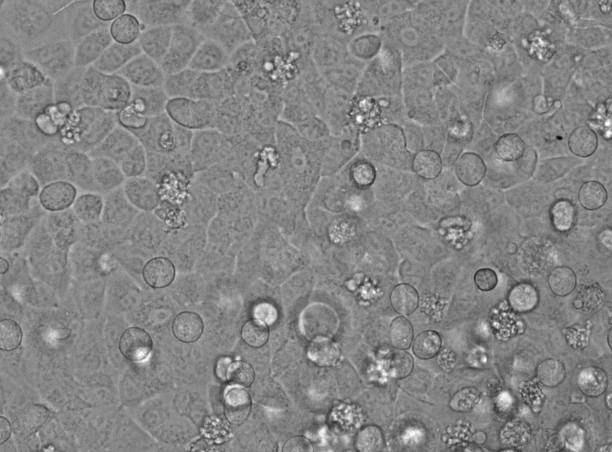
#> input picture Data/Kernels/C2_03_1_1_Bright Field_004.tif, 1224 x 904 px (shown at 1/2 size)
$ jupyter execute --allow-errors 'Shaded Multi Kernel Routines-Unhealthy cells-C2_3.ipynb'   (shell and % lines are left out)
#> lines starting #> are read from the running program, lines starting #| are printed output that depends on the picture
[cell 1]
import matplotlib.pyplot as plt;
import seaborn as sns;
from PIL import Image
from matplotlib.pyplot import imshow
import numpy as np;
import glob
import os

## Image Ingest

[cell 2]
def rgb2gray(rgb):

    r, g, b = rgb[:,:,0], rgb[:,:,1], rgb[:,:,2]
    gray = 0.2989 * r + 0.5870 * g + 0.1140 * b

    return gray

## Set Healthy Kernel

[cell 3]
set_kernel = True;
invert_image = False;
# [13 lines of commented-out code are left out]

[cell 4]
from scipy.ndimage import gaussian_filter
from skimage import data
from skimage import img_as_float
from skimage.morphology import reconstruction

# [14 lines of commented-out code are left out]

[cell 5]
# [22 lines of commented-out code are left out]

[cell 6]
#Healthy Cells
im = Image.open("Data/Kernels/C2_03_1_1_Bright Field_004.tif");
#> im is the input picture: PIL image 1224x904 I;16; min 9983, max 65504, mean 38938.3

#imshow(np.asarray(im))
im_array_gray = np.asarray(im,dtype=np.float32)
#im_array_gray = rgb2gray(im_array);
if invert_image:
    im_array_gray = (np.abs(255.0-im_array_gray))

im_array_gray_A549 = im_array_gray;


im = Image.open("Data/Kernels/C2_04_1_1_Bright Field_008.tif");
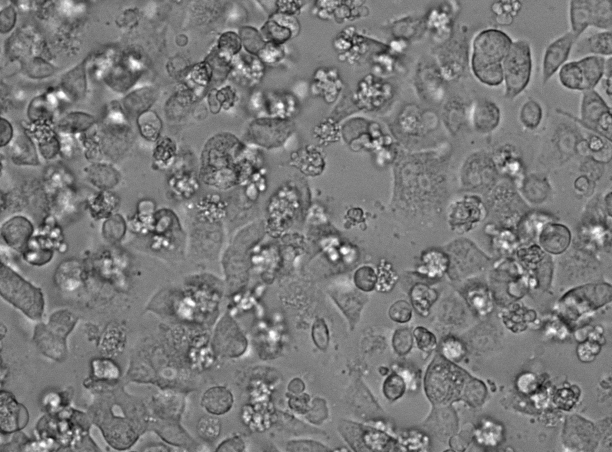
#> input picture Data/Kernels/C2_04_1_1_Bright Field_008.tif, 1224 x 904 px (shown at 1/2 size)
#> im is the input picture: PIL image 1224x904 I;16; min 16335, max 65504, mean 39990.4
im_array_gray = np.asarray(im,dtype=np.float32)
#im_array_gray = rgb2gray(im_array);
if invert_image:
    im_array_gray = (np.abs(255.0-im_array_gray))
im_array_gray_macrophage = im_array_gray;
im_array_gray_dendritic = im_array_gray;

#> (a cell that did not finish here is left out)

## Shaded Normal Kernel Extraction

[cell 8]
## Set Healthy Kernels

#set_kernel=True;
if set_kernel:
    # [8 lines of commented-out code are left out]
    sample_kernel_healthy_A549 = np.array(im_array_gray_A549[75:180,350:410])
    sample_kernel_healthy_A549 = (np.mean(sample_kernel_healthy_A549,axis=None)-sample_kernel_healthy_A549)/(np.mean(sample_kernel_healthy_A549,axis=None))
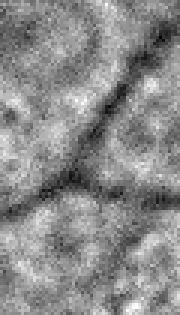
#> sample_kernel_healthy_A549: shape (105, 60) float32 (shown 3 times larger); min -0.252, max 0.21, mean 3.81e-08; drawn with min black and max white
    sample_kernel_healthy_A549[sample_kernel_healthy_A549<0.00] =0.0;
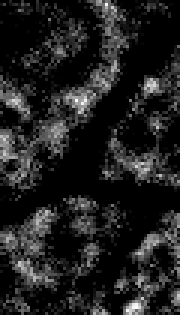
#> sample_kernel_healthy_A549: shape (105, 60) float32 (shown 3 times larger); min 0, max 0.21, mean 0.027; drawn with min black and max white
    mask_sample_kernel_healthy_A549 = sample_kernel_healthy_A549;


    #Define Healthy Dendritic
    sample_kernel_healthy_dendritic = np.array(im_array_gray_dendritic[800:860,490:550]) #340:420,315:400
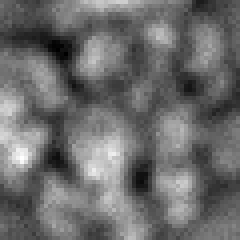
#> sample_kernel_healthy_dendritic: shape (60, 60) float32 (shown 4 times larger); min 22287, max 65504, mean 40618.7; drawn with min black and max white
    sample_kernel_healthy_dendritic = (np.mean(sample_kernel_healthy_dendritic,axis=None)-sample_kernel_healthy_dendritic)/(np.mean(sample_kernel_healthy_dendritic,axis=None))
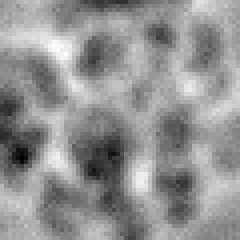
#> sample_kernel_healthy_dendritic: shape (60, 60) float32 (shown 4 times larger); min -0.613, max 0.451, mean 2.54e-08; drawn with min black and max white
    sample_kernel_healthy_dendritic[sample_kernel_healthy_dendritic<0.00] =0.0;
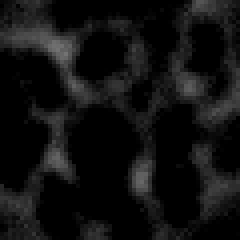
#> sample_kernel_healthy_dendritic: shape (60, 60) float32 (shown 4 times larger); min 0, max 0.451, mean 0.0673
    mask_sample_kernel_healthy_dendritic = sample_kernel_healthy_dendritic;

    #Define Healthy Macrophages
    sample_kernel_healthy_macrophage = np.array(im_array_gray_macrophage[120:220,620:690])
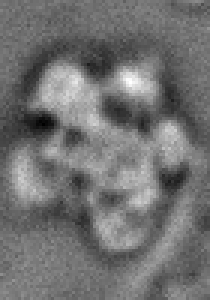
#> sample_kernel_healthy_macrophage: shape (100, 70) float32 (shown 3 times larger); min 22831, max 62335, mean 40467.9; drawn with min black and max white
    sample_kernel_healthy_macrophage = (np.mean(sample_kernel_healthy_macrophage,axis=None)-sample_kernel_healthy_macrophage)/(np.mean(sample_kernel_healthy_macrophage,axis=None))
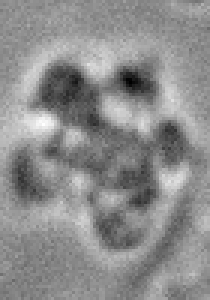
#> sample_kernel_healthy_macrophage: shape (100, 70) float32 (shown 3 times larger); min -0.54, max 0.436, mean 5.4e-08; drawn with min black and max white
    sample_kernel_healthy_macrophage[sample_kernel_healthy_macrophage<0.00] =0.0;
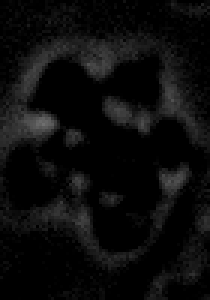
#> sample_kernel_healthy_macrophage: shape (100, 70) float32 (shown 3 times larger); min 0, max 0.436, mean 0.0468
    mask_sample_kernel_healthy_macrophage = sample_kernel_healthy_macrophage;


    #sample_kernel = (np.mean(sample_kernel,axis=None)-sample_kernel)/(np.mean(sample_kernel,axis=None))

#> (a cell that did not finish here is left out)

[cell 10]
plt.figure()
imshow(np.abs(sample_kernel_healthy_A549),cmap='gray')
plt.title('Healthy A549 Kernel')
plt.figure()
imshow(np.abs(sample_kernel_healthy_dendritic),cmap='gray')
plt.title('Healthy Dendritic')
plt.figure()
imshow(np.abs(sample_kernel_healthy_macrophage),cmap='gray')
plt.title('Healthy Macrophage')


cbar = plt.colorbar()
ax = plt.gca()
ax.set_xticklabels({})
ax.set_yticklabels({})
cbar.ax.tick_params(labelsize=20)
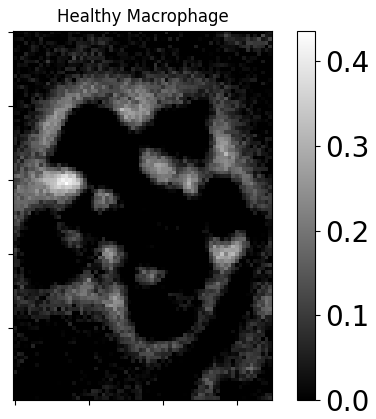
#> figure drawn by matplotlib, 2 panels
